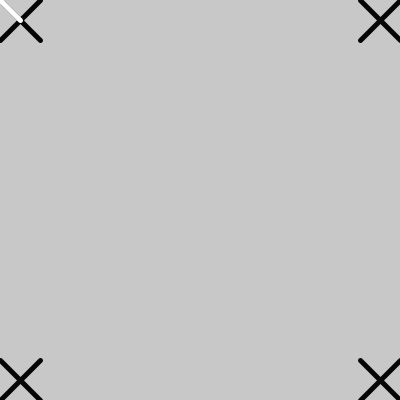
Frame 1 (no input)
Frame 60 (the mouse pressed at the canvas centre just before this capture): identical to frame 1, image omitted
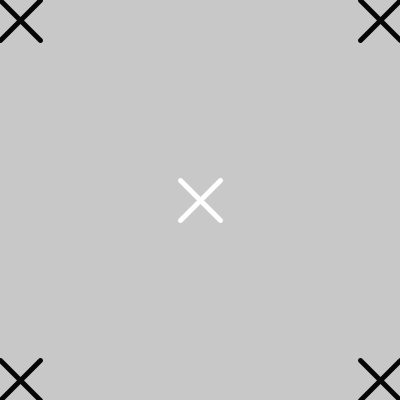
Frame 120 (the mouse held since frame 60 and released just before this capture)

The Processing sketch that drew these frames (run headless with seeded random() and noise(); from frame 60 on, the mouse is pressed at the canvas centre):

// Processing sketch: processing_41875
// ── processing_41875.pde

void setup(){
  size(400,400);
  background(200);
  
}


void draw(){
  background(200);
  drawCross(0,0,40,5,5);
  drawCross(0,360,40,5,5);
  drawCross(360,0,40,5,5);
  drawCross(360,360,40,5,5);
  drawCross(mouseX-20,mouseY-20,40,255,5);
  
}


void drawCross(float x, float y, float crossSize, int c, float w) {
  stroke(c);
  strokeWeight(w);
  line(x, y, x+crossSize, y+crossSize);
  line(x+crossSize, y, x, y+crossSize);
}                               
